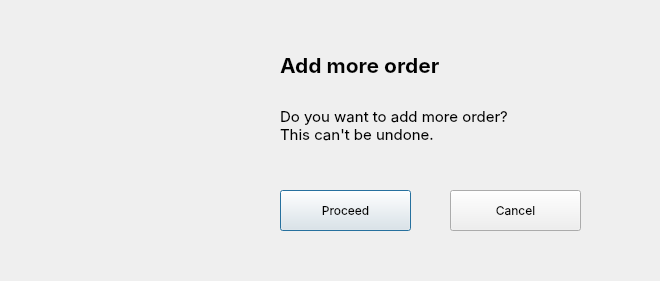
<?xml version="1.0" encoding="UTF-8"?>
<ui version="4.0">
 <class>Dialog</class>
 <widget class="QDialog" name="Dialog">
  <property name="geometry">
   <rect>
    <x>0</x>
    <y>0</y>
    <width>660</width>
    <height>281</height>
   </rect>
  </property>
  <property name="windowTitle">
   <string>Dialog</string>
  </property>
  <widget class="QLabel" name="label">
   <property name="geometry">
    <rect>
     <x>40</x>
     <y>40</y>
     <width>200</width>
     <height>200</height>
    </rect>
   </property>
   <property name="text">
    <string/>
   </property>
   <property name="pixmap">
    <pixmap>add.png</pixmap>
   </property>
   <property name="scaledContents">
    <bool>true</bool>
   </property>
  </widget>
  <widget class="QPushButton" name="pushButton">
   <property name="geometry">
    <rect>
     <x>280</x>
     <y>190</y>
     <width>131</width>
     <height>41</height>
    </rect>
   </property>
   <property name="font">
    <font>
     <family>SF Pro Display</family>
     <pointsize>9</pointsize>
    </font>
   </property>
   <property name="text">
    <string>Proceed</string>
   </property>
   <property name="default">
    <bool>false</bool>
   </property>
   <property name="flat">
    <bool>false</bool>
   </property>
  </widget>
  <widget class="QPushButton" name="pushButton_2">
   <property name="geometry">
    <rect>
     <x>450</x>
     <y>190</y>
     <width>131</width>
     <height>41</height>
    </rect>
   </property>
   <property name="font">
    <font>
     <family>SF Pro Display</family>
     <pointsize>9</pointsize>
    </font>
   </property>
   <property name="text">
    <string>Cancel</string>
   </property>
  </widget>
  <widget class="QLabel" name="label_2">
   <property name="geometry">
    <rect>
     <x>280</x>
     <y>30</y>
     <width>391</width>
     <height>71</height>
    </rect>
   </property>
   <property name="font">
    <font>
     <family>SF Pro Display</family>
     <pointsize>16</pointsize>
     <weight>75</weight>
     <bold>true</bold>
    </font>
   </property>
   <property name="text">
    <string>Add more order</string>
   </property>
  </widget>
  <widget class="QLabel" name="label_3">
   <property name="geometry">
    <rect>
     <x>280</x>
     <y>90</y>
     <width>391</width>
     <height>71</height>
    </rect>
   </property>
   <property name="font">
    <font>
     <family>SF Pro Display</family>
     <pointsize>11</pointsize>
     <weight>50</weight>
     <bold>false</bold>
    </font>
   </property>
   <property name="text">
    <string>&lt;html&gt;&lt;head/&gt;&lt;body&gt;&lt;p&gt;Do you want to add more order?&lt;br/&gt;This can't be undone.&lt;/p&gt;&lt;/body&gt;&lt;/html&gt;</string>
   </property>
  </widget>
 </widget>
 <resources/>
 <connections/>
</ui>
